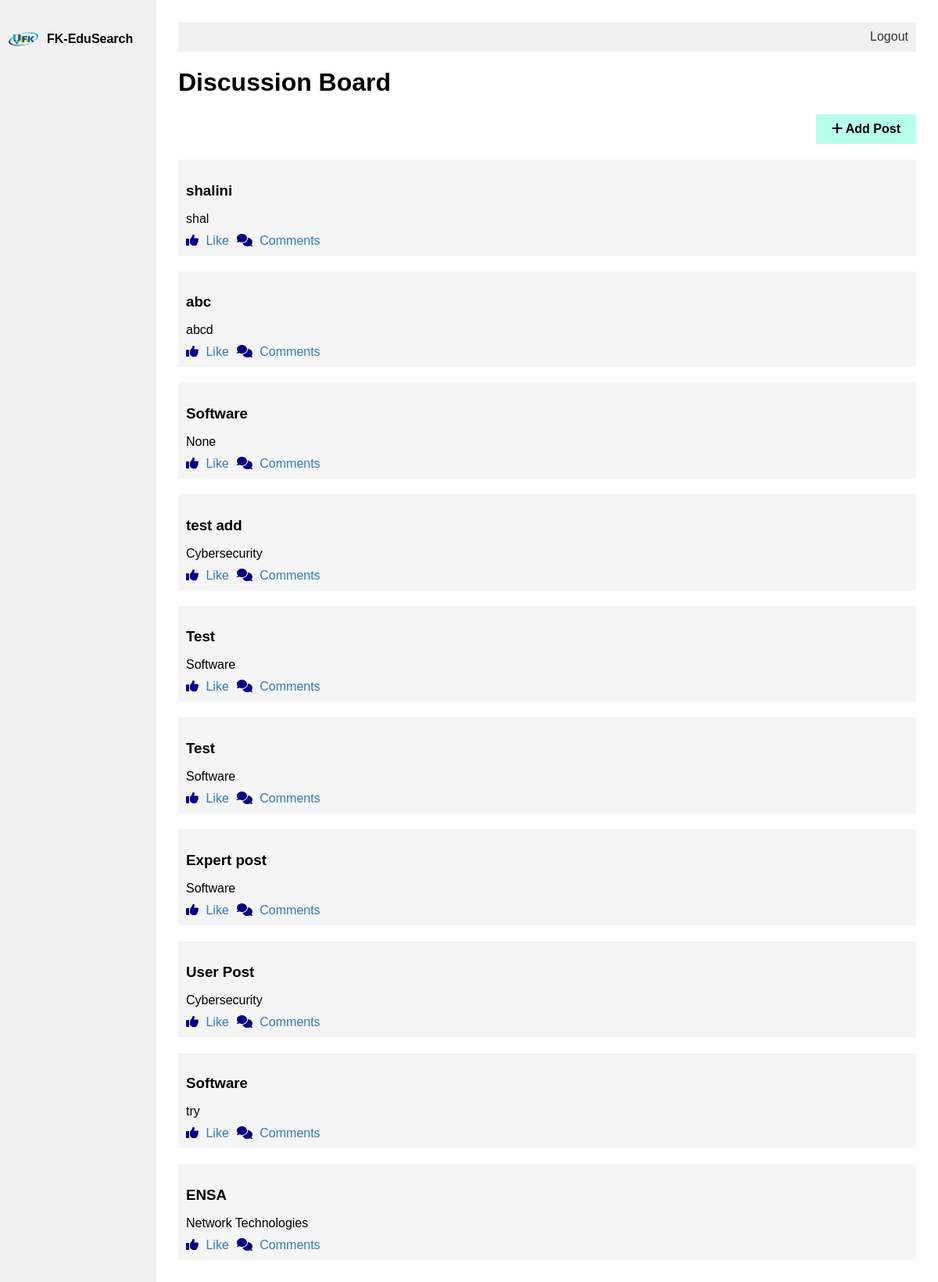
The page /homepage.php on the database its author committed.
### tables this page shows
CREATE TABLE `post` (
  `PostID` int(11) NOT NULL,
  `UserID` int(11) NOT NULL,
  `ExpertID` int(11) NOT NULL,
  `PostTitle` varchar(255) NOT NULL,
  `PostContent` varchar(500) NOT NULL,
  `PostCreatedDate` date NOT NULL,
  `CategoryID` int(11) NOT NULL,
  `PostStatus` varchar(255) NOT NULL
);

### homepage.php (the view, shortened to what this page needs)
<!DOCTYPE html>
<html>
<head>
    <link rel="stylesheet" href="content_style.css">
</head>
<body>
    <?php include 'side_navigation.php'; ?>
    <div class="content">
        <?php include 'header.php'; ?>
        <h1>Discussion Board</h1>
        <div id="posts">
            <div class="add-content-button">
                <a href="add_post.php"><i class="fas fa-plus"></i> Add Post</a>
            </div>
            <?php
            include 'db_connection.php';
            $query = "SELECT * FROM post ORDER BY PostID DESC";
            $result = $conn->query($query);
            if ($result->num_rows > 0) {
                while ($row = $result->fetch_assoc()) {
                    $postId = $row['PostID'];
                    $postTitle = $row['PostTitle'];
                    $postContent = $row['PostContent'];
                    echo '<div class="post">';
                    echo '<h3>' . $postTitle . '</h3>';
                    echo '<p>' . $postContent . '</p>';
                    echo '<a href="#"><i class="fas fa-thumbs-up icon like"></i> Like</a>';
                    echo '<a href="#" onclick="toggleCommentBox(' . $postId . ');" id="comment-link-' . $postId . '"><i class="fas fa-comments icon comment"></i> Comments</a>';
                    echo '</div>';
                }
            } else {
                echo 'No posts available.';
            }
            ?>
        </div>
    </div>
</body>
</html>

### content_style.css (style rules this page uses)
body { font-family: Arial, sans-serif; }
.content { margin-left: 200px; padding: 20px; }
.add-content-button { margin-bottom: 20px; text-align: right; }
.add-content-button a { display: inline-block; padding: 10px 20px; background-color: #B7FFEE; color: #000; text-decoration: none; font-weight: bold; }

### homepage.php (style rules this page uses)
body { font-family: Arial, sans-serif; }
.post { margin-bottom: 20px; padding: 10px; background-color: #f5f5f5; }
.post h3 { margin-bottom: 0; }
.post p { margin-bottom: 10px; }
.post .icon { display: inline-block; margin-right: 5px; }
.post .icon.like { color: #000080; }
.post .icon.comment { color: #000080; }
.post a { text-decoration: none; color: #337ab7; margin-right: 10px; }

### rows shown on the page
post: PostTitle "shalini", PostContent "shal"
post: PostTitle "abc", PostContent "abcd"
post: PostTitle "Software", PostContent "None"
post: PostTitle "test add", PostContent "Cybersecurity"
post: PostTitle "Test", PostContent "Software"
post: PostTitle "Test", PostContent "Software"
post: PostTitle "Expert post", PostContent "Software"
post: PostTitle "User Post", PostContent "Cybersecurity"
post: PostTitle "Software", PostContent "try"
post: PostTitle "ENSA", PostContent "Network Technologies"
